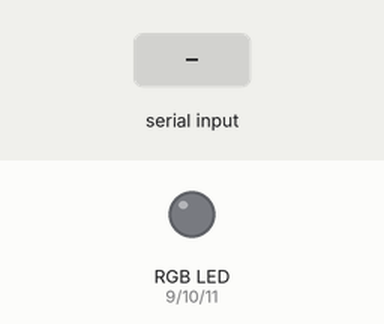
Simulated run of this sketch. Board: Arduino Uno, built with avr-gcc and run on an emulated ATmega328P. Parts: an RGB LED mixed from three pins (HIGH = lit). The inputs (shaded band) are chosen by the test bench.

Above: at 1.2 s.
1.3 s: "r" received over Serial
At 2.5 s:
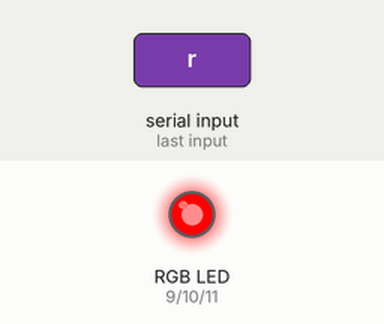
2.8 s: "g" received over Serial
At 3.7 s:
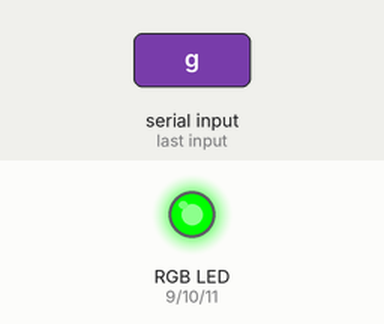
4.3 s: "b" received over Serial
At 4.8 s:
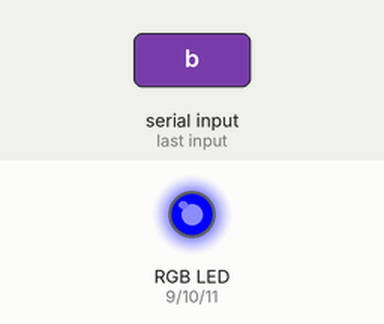
5.8 s: "w" received over Serial
At 7.0 s:
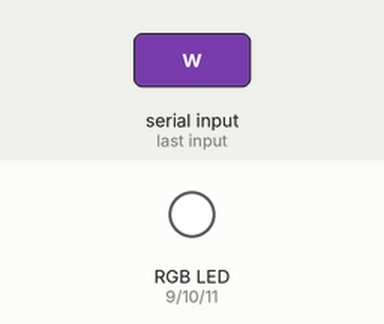
7.3 s: "1" received over Serial
At 8.3 s:
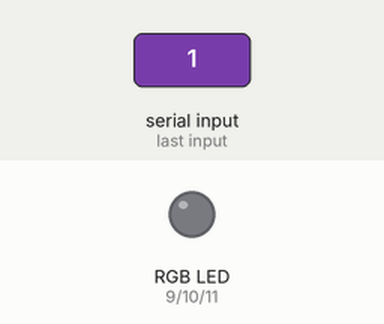
Timing chart, 0 to 9.8 s (numbered marks = the images above; inputs shaded):
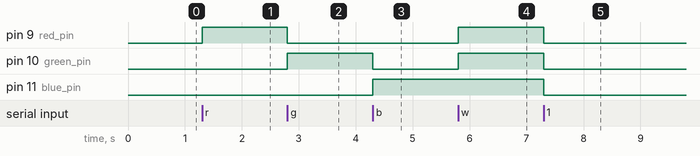

Measured:
- after the input at 1.3 s, pin 9 (red_pin): LOW → HIGH at once
- after the input at 2.8 s, pin 9 (red_pin): HIGH → LOW at once; pin 10 (green_pin): LOW → HIGH at once
- after the input at 4.3 s, pin 10 (green_pin): HIGH → LOW at once; pin 11 (blue_pin): LOW → HIGH at once
- after the input at 5.8 s, pin 9 (red_pin), pin 10 (green_pin): LOW → HIGH at once
- after the input at 7.3 s, pin 9 (red_pin), pin 10 (green_pin), pin 11 (blue_pin): HIGH → LOW at once

The sketch:

RGBwithBluetooth.ino
```cpp
int received_data;
int red_pin = 9;                                    //defines red led's pin as pin 9
int green_pin = 10 ;                                //defines green led's pin as pin 10
int blue_pin = 11;                                  //defines green led's pin as pin 11
void setup() {
  Serial.begin(9600);                               //Starts serial communication.
  pinMode(red_pin,OUTPUT);                          //sets led's pins as output.
  pinMode(green_pin,OUTPUT);
  pinMode(blue_pin,OUTPUT);

}

void loop() {
  if(Serial.available()>0){
    received_data = Serial.read();                    //Receiving the data
  }
  if(received_data == 'r'){                          //If the received data is red, the red led is on
    digitalWrite(red_pin,HIGH);
    digitalWrite(green_pin,LOW);
    digitalWrite(blue_pin,LOW);
  }
  else if(received_data == 'g'){                      //If the received data is green, the green led is on
    digitalWrite(red_pin,LOW);
    digitalWrite(green_pin,HIGH);
    digitalWrite(blue_pin,LOW);
}
  else if(received_data == 'b'){                      //If the received data is blue, the blue led is on
    digitalWrite(red_pin,LOW);
    digitalWrite(green_pin,LOW);
    digitalWrite(blue_pin,HIGH);
}
  else if(received_data == 'w'){                      //If the received data white, all led is on
    digitalWrite(red_pin,HIGH);
    digitalWrite(green_pin,HIGH);
    digitalWrite(blue_pin,HIGH);
}
  else{                                               //Unless the received data is read, all led is off
    digitalWrite(red_pin,LOW);
    digitalWrite(green_pin,LOW);
    digitalWrite(blue_pin,LOW);
  }
}
```
